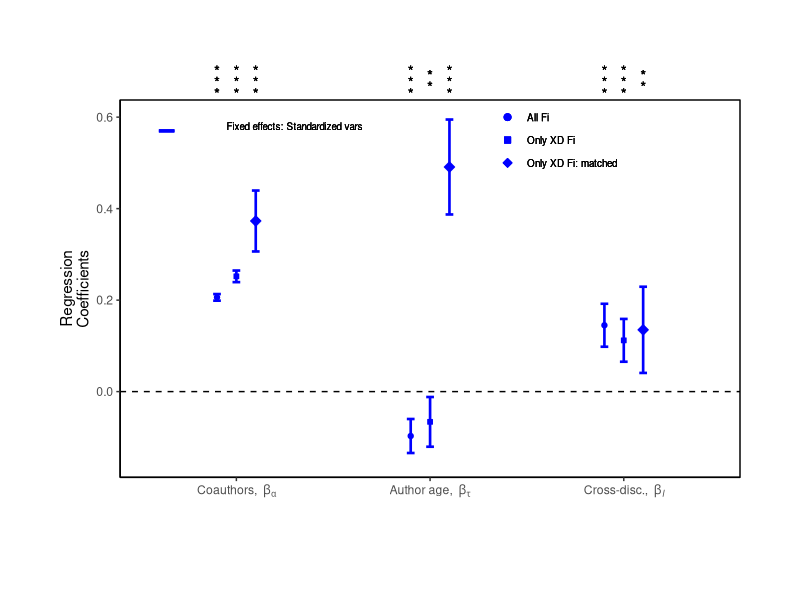

Recreate this plot in R.

library(ggplot2, warn.conflicts=F)
library(dplyr, warn.conflicts=F)
library(forcats, warn.conflicts=F)

df_all <- data.frame(parameters = c("co-authors", "author_age", "cross-disc"),
                 fe_standardized = c(0.206,  -0.0971, 0.145),
                 fe_stand_error  = c(0.00361, 0.0186, 0.0235))

df_xd <- data.frame(parameters = c("co-authors", "author_age", "cross-disc"),
                 fe_standardized = c(0.252,  -0.0662, 0.112),
                 fe_stand_error  = c(0.00632, 0.0272, 0.0234))

df_matched <- data.frame(parameters = c("co-authors", "author_age", "cross-disc"),
                      fe_standardized = c(0.373,  0.491,  0.135),
                      fe_stand_error  = c(0.0333, 0.0519, 0.0471))


fig5B <- ggplot(df_xd, aes(x=parameters, y=fe_standardized))

fig5B + 
  geom_point(data = df_xd, 
             colour = "blue", size = 1.5, shape = 22, fill = "blue") +
  geom_errorbar(aes(ymin = fe_standardized + fe_stand_error * 2, 
                    ymax = fe_standardized - fe_stand_error * 2),
                width=0.04, colour = "blue", size=0.9) +
  
  geom_point(data = df_all, 
             aes(x = c(0.9, 1.9, 2.9), y=fe_standardized),
             colour = "blue", size = 1.5, shape = 21, fill = "blue") +
  geom_errorbar(data = df_all, 
                aes(x=c(0.9, 1.9, 2.9),
                    ymin = fe_standardized + fe_stand_error * 2, 
                    ymax = fe_standardized - fe_stand_error * 2), 
                width=0.04, colour = "blue", size=0.9) +

  geom_point(data = df_matched, 
           aes(x = c(1.1, 2.1, 3.1), y=fe_standardized),
           colour = "blue", size = 2.5, shape = 23, fill = "blue") +
  geom_errorbar(data = df_matched, 
                aes(x=c(1.1, 2.1, 3.1),
                    ymin = fe_standardized + fe_stand_error * 2, 
                    ymax = fe_standardized - fe_stand_error * 2), 
                width=0.04, colour = "blue", size=0.9) +
  
  aes(x = fct_inorder(parameters)) +
  coord_cartesian(ylim = c(-.15, .6), clip = 'off') +
  theme(plot.margin = unit(c(5,3,4,3), "lines"))  +
  geom_hline(yintercept=c(0,3), linetype="dashed") +
  
  theme(axis.line = element_line(colour = "black"),
        panel.background = element_blank(),
        panel.border = element_rect(colour = "black", fill=NA, size=.5)
  ) +
  
  labs(x = "", y = "Regression\nCoefficients") + 
  
  geom_text(aes(x=0.9,y=0.7,label="*")) +
  geom_text(aes(x=0.9,y=0.675,label="*")) +
  geom_text(aes(x=0.9,y=0.65,label="*")) +
  
  geom_text(aes(x=1.0,y=0.7,label="*")) +
  geom_text(aes(x=1.0,y=0.675,label="*")) +
  geom_text(aes(x=1.0,y=0.65,label="*")) +
  
  geom_text(aes(x=1.1,y=0.7,label="*")) +
  geom_text(aes(x=1.1,y=0.675,label="*")) +
  geom_text(aes(x=1.1,y=0.65,label="*")) +

  geom_text(aes(x=1.9,y=0.7,label="*")) +
  geom_text(aes(x=1.9,y=0.675,label="*")) +
  geom_text(aes(x=1.9,y=0.65,label="*")) +
  
  geom_text(aes(x=2.0,y=0.69,label="*")) +
  geom_text(aes(x=2.0,y=0.665,label="*")) +
  
  geom_text(aes(x=2.1,y=0.7,label="*")) +
  geom_text(aes(x=2.1,y=0.675,label="*")) +
  geom_text(aes(x=2.1,y=0.65,label="*")) +

  geom_text(aes(x=2.9,y=0.7,label="*")) +
  geom_text(aes(x=2.9,y=0.675,label="*")) +
  geom_text(aes(x=2.9,y=0.65,label="*")) +
  
  geom_text(aes(x=3.0,y=0.7,label="*")) +
  geom_text(aes(x=3.0,y=0.675,label="*")) +
  geom_text(aes(x=3.0,y=0.65,label="*")) +
  
  geom_text(aes(x=3.1,y=0.69,label="*")) +
  geom_text(aes(x=3.1,y=0.665,label="*")) +
  
  geom_text(size = 2.5, aes(x=1.3,y=0.58,
                            label="Fixed effects: Standardized vars")) +
  geom_segment(aes(x= 0.6,y=0.57,xend=0.68,yend=0.57), 
               size = 1.05, colour = "blue") +

  geom_text(size = 2.5, aes(x=2.5,y=0.6, label="All Fi"), hjust = 0) +
  geom_text(size = 2.5, aes(x=2.5,y=0.55, label="Only XD Fi"), hjust = 0) +
  geom_text(size = 2.5, aes(x=2.5,y=0.5, label="Only XD Fi: matched"), hjust = 0) +
  
  geom_point(aes(x = 2.4, y=.6),
             colour = "blue", size = 2, shape = 21, fill = "blue") +
  geom_point(aes(x = 2.4, y=.55),
             colour = "blue", size = 2, shape = 22, fill = "blue") +
  geom_point(aes(x = 2.4, y=.5),
             colour = "blue", size = 2, shape = 23, fill = "blue") +

  aes(x = fct_inorder(parameters)) +
  scale_x_discrete("", labels = c(expression("Coauthors, " ~ beta[italic(alpha)]), 
                                  expression("Author age, " ~ beta[italic(tau)]), 
                                  expression("Cross-disc., " ~ beta[italic(I)]) ))

  
